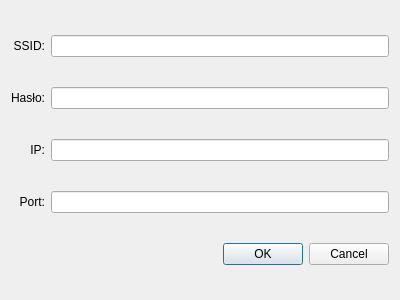
<?xml version="1.0" encoding="UTF-8"?>
<ui version="4.0">
 <class>wifisettings</class>
 <widget class="QDialog" name="wifisettings">
  <property name="geometry">
   <rect>
    <x>0</x>
    <y>0</y>
    <width>400</width>
    <height>300</height>
   </rect>
  </property>
  <property name="windowTitle">
   <string>Dialog</string>
  </property>
  <layout class="QGridLayout" name="gridLayout">
   <item row="2" column="1">
    <widget class="QLineEdit" name="IP"/>
   </item>
   <item row="4" column="1">
    <widget class="QDialogButtonBox" name="buttonBox">
     <property name="orientation">
      <enum>Qt::Horizontal</enum>
     </property>
     <property name="standardButtons">
      <set>QDialogButtonBox::Cancel|QDialogButtonBox::Ok</set>
     </property>
    </widget>
   </item>
   <item row="1" column="1">
    <widget class="QLineEdit" name="password"/>
   </item>
   <item row="3" column="1">
    <widget class="QLineEdit" name="port"/>
   </item>
   <item row="0" column="1">
    <widget class="QLineEdit" name="SSID"/>
   </item>
   <item row="0" column="0">
    <widget class="QLabel" name="label">
     <property name="text">
      <string>SSID:</string>
     </property>
     <property name="alignment">
      <set>Qt::AlignRight|Qt::AlignTrailing|Qt::AlignVCenter</set>
     </property>
    </widget>
   </item>
   <item row="1" column="0">
    <widget class="QLabel" name="label_2">
     <property name="text">
      <string>Hasło:</string>
     </property>
     <property name="alignment">
      <set>Qt::AlignRight|Qt::AlignTrailing|Qt::AlignVCenter</set>
     </property>
    </widget>
   </item>
   <item row="2" column="0">
    <widget class="QLabel" name="label_3">
     <property name="text">
      <string>IP:</string>
     </property>
     <property name="alignment">
      <set>Qt::AlignRight|Qt::AlignTrailing|Qt::AlignVCenter</set>
     </property>
    </widget>
   </item>
   <item row="3" column="0">
    <widget class="QLabel" name="label_4">
     <property name="text">
      <string>Port:</string>
     </property>
     <property name="alignment">
      <set>Qt::AlignRight|Qt::AlignTrailing|Qt::AlignVCenter</set>
     </property>
    </widget>
   </item>
  </layout>
 </widget>
 <resources/>
 <connections>
  <connection>
   <sender>buttonBox</sender>
   <signal>accepted()</signal>
   <receiver>wifisettings</receiver>
   <slot>accept()</slot>
   <hints>
    <hint type="sourcelabel">
     <x>248</x>
     <y>254</y>
    </hint>
    <hint type="destinationlabel">
     <x>157</x>
     <y>274</y>
    </hint>
   </hints>
  </connection>
  <connection>
   <sender>buttonBox</sender>
   <signal>rejected()</signal>
   <receiver>wifisettings</receiver>
   <slot>reject()</slot>
   <hints>
    <hint type="sourcelabel">
     <x>316</x>
     <y>260</y>
    </hint>
    <hint type="destinationlabel">
     <x>286</x>
     <y>274</y>
    </hint>
   </hints>
  </connection>
 </connections>
</ui>
